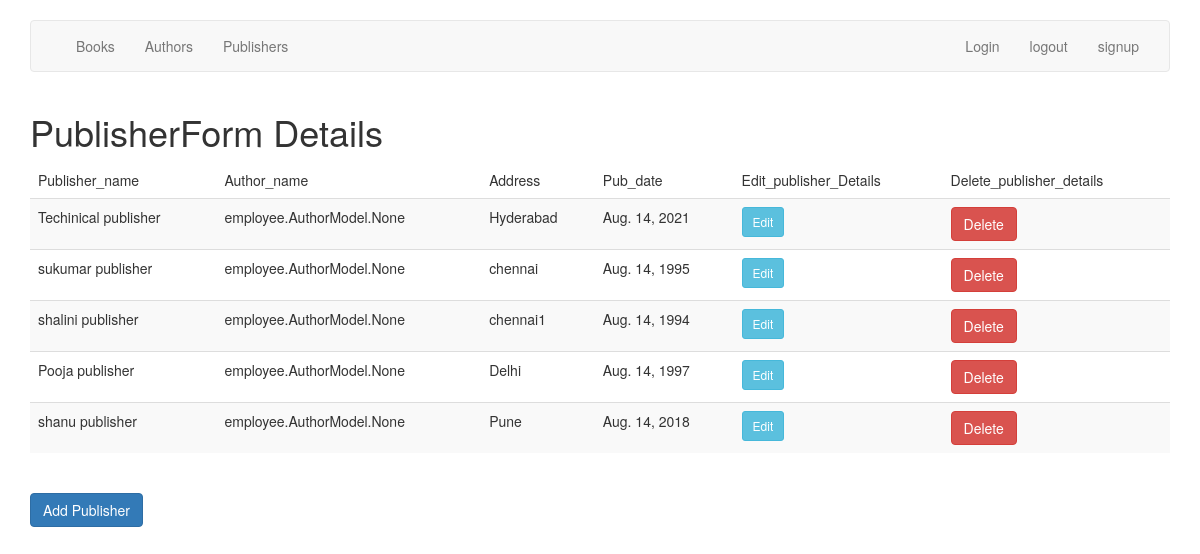
Page /employee/publisher_list/ (signed in) on the committed database.
### employee/models.py (models this page shows, shortened)
class publishermodel(models.Model):
    author = models.ManyToManyField(AuthorModel)
    name = models.CharField(max_length=50, blank=False, null=False)
    address = models.CharField(max_length=50, blank=False, null=False)
    pub_date = models.DateField()

### employee/views.py (the view)
# urls.py: path('publisher_list/', views.listpublisher, name = 'publisher_list'),
@login_required
def listpublisher(request):
    data = publishermodel.objects.all()
    return render(request, 'publisher_details.html', {'Data': data})

### employee/Templates/publisher_details.html
{% extends "home.html" %}
{% block content %}
<div class="container" >
    <h1>PublisherForm Details</h1>
        <table class="table table-success table-striped">
            <thead>
                <tr>
                    <td>Publisher_name</td>
                    <td>Author_name</td>
                    <td>Address</td>
                    <td>Pub_date</td>
                    <td>Edit_publisher_Details</td>
                    <td>Delete_publisher_details</td>
                </tr>
                <tbody>
                    {% for publisher in Data  %}
                    <tr>
                        <td><a href="{{ publisher.get_absolute_url }}"></a>{{ publisher.name }}</td>
                        <td>{{ publisher.author }}</td>
                        <td>{{ publisher.address }}</td>
                        <td>{{ publisher.pub_date }}</td>
                        <td><a href="{% url 'edit_publisher' publisher.id %}" class="btn btn-sm btn-info">Edit</a>{{ publisher.Edit_publisher_Details }}</td>
                        <td><a  href="{% url 'delete_publisher' publisher.id %}" class="btn btn-danger">Delete</a>{{ publisher.Delete_publisher_Details }}</td>
                    </tr>
                    {% endfor %}
                </tbody>
            </thead>
        </table>
        <br>
        <a href="{% url 'add-publisher' %}" class='btn btn-primary'>Add Publisher</a>
</div>
{% endblock %}

### rows in the picture
publishermodel: name "Techinical publisher", author "employee.AuthorModel.None", address "Hyderabad", pub_date "Aug. 14, 2021"
publishermodel: name "sukumar publisher", author "employee.AuthorModel.None", address "chennai", pub_date "Aug. 14, 1995"
publishermodel: name "shalini publisher", author "employee.AuthorModel.None", address "chennai1", pub_date "Aug. 14, 1994"
publishermodel: name "Pooja publisher", author "employee.AuthorModel.None", address "Delhi", pub_date "Aug. 14, 1997"
publishermodel: name "shanu publisher", author "employee.AuthorModel.None", address "Pune", pub_date "Aug. 14, 2018"
